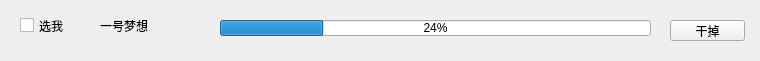
<?xml version="1.0" encoding="UTF-8"?>
<ui version="4.0">
 <class>Form</class>
 <widget class="QWidget" name="Form">
  <property name="geometry">
   <rect>
    <x>0</x>
    <y>0</y>
    <width>760</width>
    <height>61</height>
   </rect>
  </property>
  <property name="windowTitle">
   <string>Form</string>
  </property>
  <widget class="QCheckBox" name="checkBox">
   <property name="geometry">
    <rect>
     <x>20</x>
     <y>10</y>
     <width>71</width>
     <height>31</height>
    </rect>
   </property>
   <property name="text">
    <string>选我</string>
   </property>
  </widget>
  <widget class="QLabel" name="label">
   <property name="geometry">
    <rect>
     <x>100</x>
     <y>10</y>
     <width>91</width>
     <height>31</height>
    </rect>
   </property>
   <property name="text">
    <string>一号梦想</string>
   </property>
  </widget>
  <widget class="QProgressBar" name="progressBar">
   <property name="geometry">
    <rect>
     <x>220</x>
     <y>20</y>
     <width>431</width>
     <height>16</height>
    </rect>
   </property>
   <property name="value">
    <number>24</number>
   </property>
  </widget>
  <widget class="QPushButton" name="s_btn_del">
   <property name="geometry">
    <rect>
     <x>670</x>
     <y>20</y>
     <width>75</width>
     <height>21</height>
    </rect>
   </property>
   <property name="text">
    <string>干掉</string>
   </property>
  </widget>
 </widget>
 <resources/>
 <connections/>
</ui>
